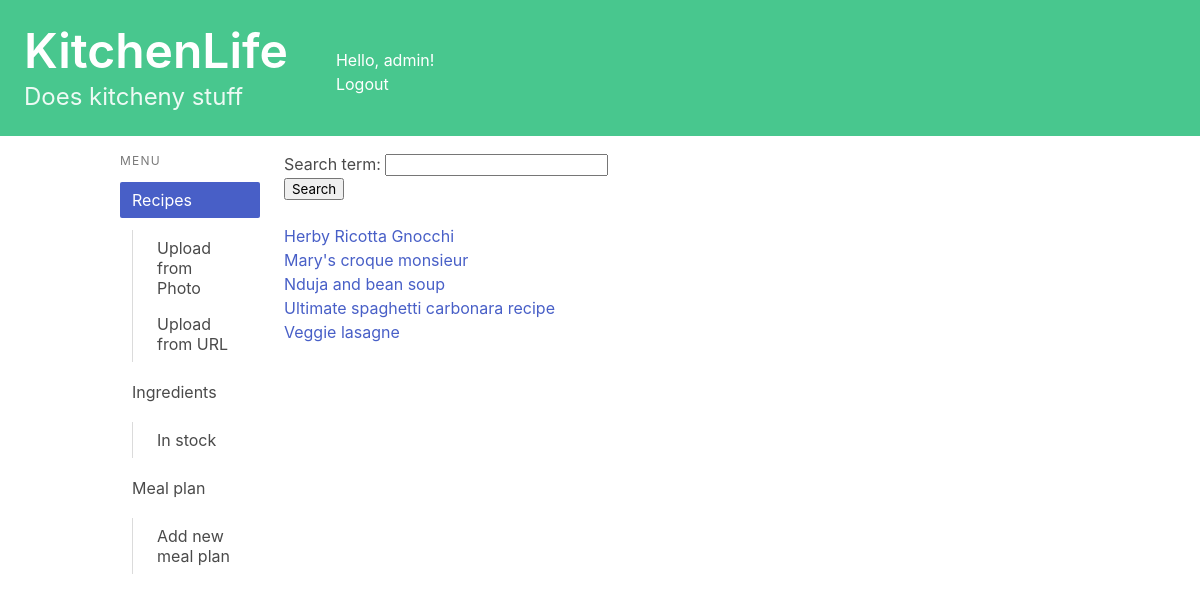
/recipes/ (signed in), run on an earlier commit of the app's database.
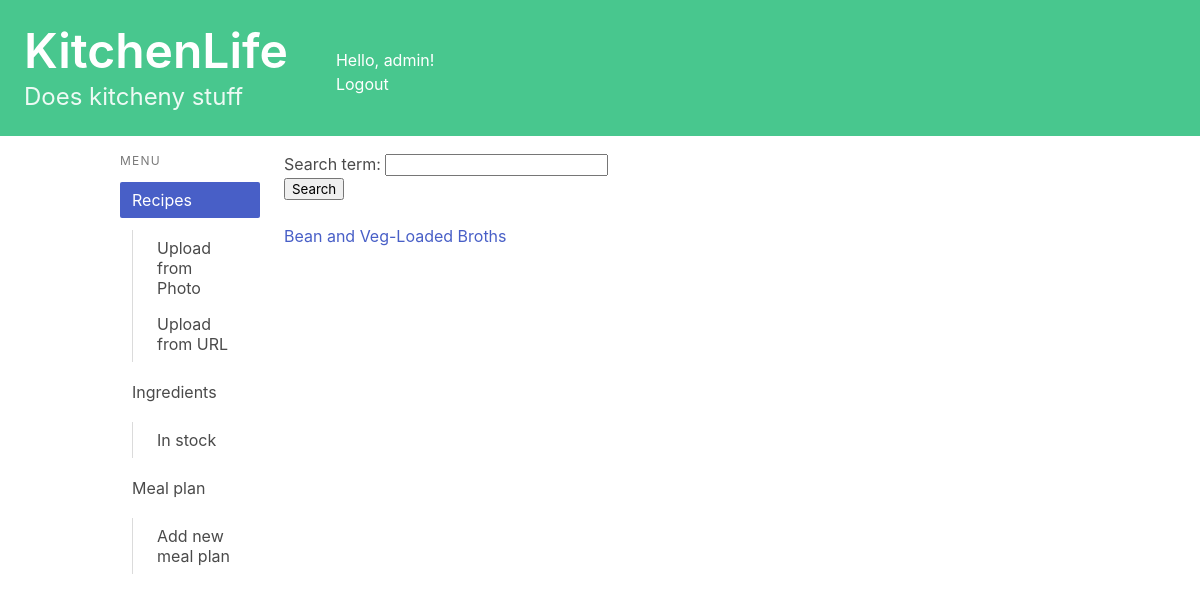
And on a later commit of the database.
### recipes/models.py (models this page shows, shortened)
class Recipe(models.Model):
    name = models.CharField(max_length=200)
    method = models.TextField(max_length=5000)
    ingredients_string = models.TextField(max_length=1000)#Plain text of ingredients
    book = models.CharField(max_length=200, null = True, blank = True)
    page = models.CharField(max_length=5, null = True, blank = True)
    serves = models.CharField(max_length=5, null = True, blank = True)
    description = models.TextField(max_length=500, null = True, blank = True)
    url = models.URLField(null = True, blank = True)
    jumbled_input = models.TextField(max_length=8000, null = True, blank = True)
    simplified_ingredients = models.TextField(max_length=1000, null = True, blank = True)
    owner = models.ForeignKey(User, on_delete=models.CASCADE, blank=True, null=True)
    uses_ingredient = models.ManyToManyField(Ingredient, related_name="ingredient_uses")

### recipes/views.py (the view)
# urls.py: path('', views.index, name='index'),
@login_required
def index(request):
    if request.method == 'POST':
        form = SearchForm(request.POST)
        if form.is_valid():
            filtered_recipe = form.cleaned_data['search_term']
            recipe_list = Recipe.objects.filter(name__contains=filtered_recipe, owner=request.user).order_by("name")
    else:
        form = SearchForm()
        recipe_list = Recipe.objects.filter(owner=request.user).order_by("name")
    context = {'recipe_list': recipe_list, 'form': form}
    return render(request, 'recipes/index.html', context)

### recipes/forms.py
class SearchForm(forms.Form):
    search_term = forms.CharField(max_length=50)

### recipes/templatetags/is_active.py (called while the page is built)
@register.simple_tag
def is_active(request, url):
    if reverse(url) == request.path:
        return "is-active"
    return ""

### recipes/templates/recipes/index.html (shortened to what this page needs)
{% extends 'base.html' %}
{% block content %}
<ul>
<form method="post">
     {{ form.as_p }}
    <button type="submit">Search</button>
</form>
<br>
{% if recipe_list %}
    {% for recipe in recipe_list %}
    <li><a href="{% url 'recipes:detail' recipe.id %}">{{ recipe.name }}</a></li>
    {% endfor %}
{% else %}
    <p>No recipes are available.</p>
{% endif %}
</ul>
{% endblock content %}

What changed in the data, as far as the page shows it:
removed Recipe: name "Herby Ricotta Gnocchi"
removed Recipe: name "Mary's croque monsieur"
removed Recipe: name "Nduja and bean soup"
removed Recipe: name "Ultimate spaghetti carbonara recipe"
removed Recipe: name "Veggie lasagne"
added Recipe: name "Bean and Veg-Loaded Broths"
